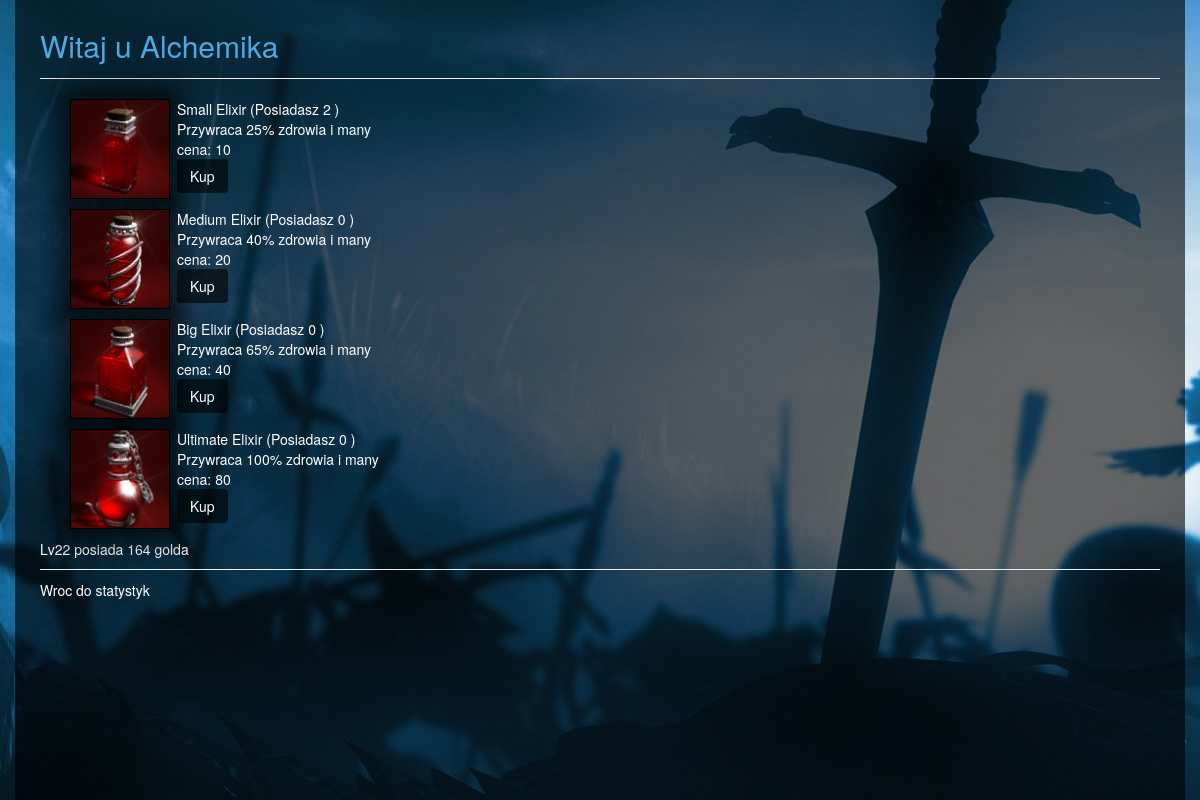
Page /player/8/alchemist/ on the earlier database version.
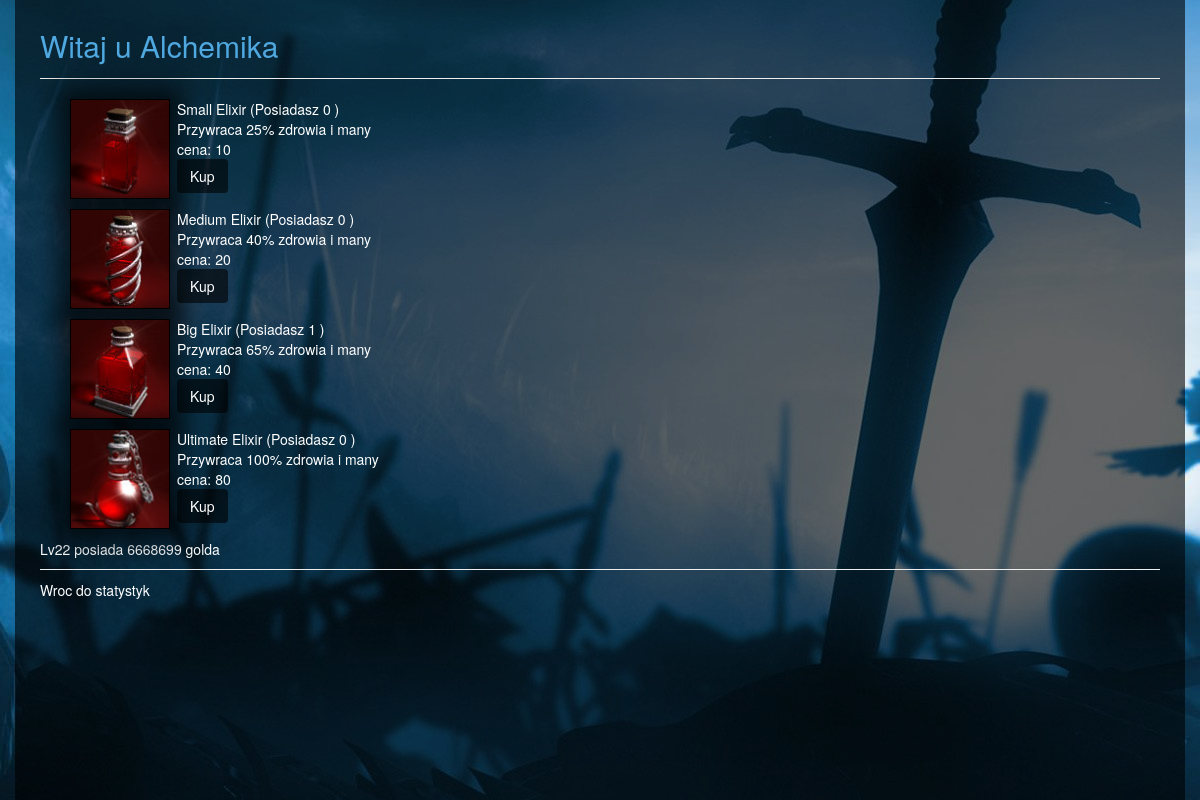
Same page on the later database version.
### project/models.py (models this page shows, shortened)
class Elixir(models.Model):
    name = models.CharField(max_length=40)
    health_restore = models.IntegerField()
    mana_restore = models.IntegerField()
    price = models.IntegerField()
    def __unicode__(self):
        return self.name

class Player(models.Model):
    name = models.CharField(max_length=40)
    level = models.IntegerField()
    experience = models.IntegerField()
    requiredexp = models.IntegerField()
    strength = models.IntegerField()
    agility = models.IntegerField()
    maxhealth = models.IntegerField()
    health = models.IntegerField()
    attack = models.IntegerField()
    maxmana = models.IntegerField()
    mana = models.IntegerField()
    classname = models.ForeignKey(ClassName)
    armorid = models.ForeignKey(ArmorItem)
    bonus_attack = models.IntegerField()
    bonus_agility = models.IntegerField()
    bonus_health = models.IntegerField()
    isarmordamaged = models.BooleanField()
    gold = models.IntegerField()
    dot_damage = models.IntegerField()
    dot_rounds = models.IntegerField()
    small_elixir = models.IntegerField()
    medium_elixir = models.IntegerField()
    big_elixir = models.IntegerField()
    ultimate_elixir = models.IntegerField()

### project/views/shop.py (the view)
# urls.py: url(r'^player/(?P<p>[0-9]+)/alchemist/$', alchemist),
def alchemist(request, p):
    gamer = Player.objects.get(pk=p)
    return render(request, 'shop/alchemist.html', {
        'elixirs': Elixir.objects.all(),
        'p': gamer,
    })

### templates/shop/alchemist.html
{% extends 'layout.html' %}
{% block content %}
    <div class="add_player_title">
        Witaj u Alchemika
    </div>
    <hr/>
    <div id="this">
        {% include 'shop/elixir.html'%}
    </div>
    <hr/>
    <a href="/player/{{p.id}}/">
        Wroc do statystyk
    </a>
{% endblock %}

### templates/layout.html (shortened to what this page needs)
{% load staticfiles %}
<html>
  <head>
    <link href="{% static 'css/bootstrap.css' %}"
          rel="stylesheet" media="screen">
    <link href="{% static 'css/site.css' %}"
          rel="stylesheet" media="screen">
  </head>
  <body>
  <div class="bg">
	<div class="container">
		<div class="row">
			<div class="bg_player" id="q">
    {% block content %}
    {% endblock %}
              </div>
          </div>
      </div>
    </div>
  </body>
</html>

### templates/shop/elixir.html (shortened to what this page needs)
{% load staticfiles %}
    <div class="col-md-6">
        {% for item in elixirs %}
            <div class="shop">
                <div class="column_left">
                    <div class="armor_img">
                        {%if item.name  == 'Small Elixir' %}
                            <img src="{% static 'css/content/potion1.png' %}" height="100%", width="100%">
                        {%elif item.name  == 'Medium Elixir' %}
                            <img src="{% static 'css/content/potion2.png' %}" height="100%", width="100%">
                        {%elif item.name  == 'Big Elixir' %}
                            <img src="{% static 'css/content/potion3.png' %}" height="100%", width="100%">
                        {%else%}
                            <img src="{% static 'css/content/potion4.png' %}" height="100%", width="100%">
                        {%endif%}
                    </div>
                </div>
                <div class="armor_info">
                    {{ item.name }} (Posiadasz
                    {% if item.name == 'Small Elixir' %}
                        {{p.small_elixir}}
                    {% elif item.name == 'Medium Elixir' %}
                        {{p.medium_elixir}}
                    {% elif item.name  == 'Big Elixir' %}
                        {{p.big_elixir}}
                    {% else %}
                        {{p.ultimate_elixir}}
                    {% endif %}
                    )
                    <br />
                    Przywraca {{ item.health_restore }}% zdrowia i many<br />
                    cena: {{ item.price}}<br />
                    {% if p.gold < item.price %}
                        <div class="red">nie mozesz kupic tego przedmiotu</div>
                    {% else %}
                        <button class="btn btn_attack" onclick="Buy('{{item}}', {{item.price}})">Kup</button>
                    {% endif %}
                </div>
            </div>
        {% endfor %}
    </div>
    <p>
        {{p.name}} posiada {{p.gold}} golda
    </p>

### templates/static/css/site.css (style rules this page uses)
a { color: #fff; }
hr { margin: 10px 0px; }
.bg { width: 100%; height: 100%; background-image: url("content/bg.jpg"); background-repeat: no-repeat; background-attachment: fixed; background-position: center; }
.bg_player { color: #fff; background-color:rgba(0,0,0,0.6); padding: 25px; height: 100%; }
.add_player_title { font-size: 30px; color: #4FA9E0; }
.shop { margin: 10px; }
.armor_img { border: solid 1px #000; height: 100px; width: 100px; -webkit-box-shadow: 0px 0px 22px 12px rgba(0,0,0,0.63); -moz-box-shadow: 0px 0px 22px 12px rgba(0,0,0,0.63); box-shadow: 0px 0px 22px 12px rgba(0,0,0,0.63); margin-right: 7px; }
.armor_info { padding: 0px; }
.column_left { padding-left: 5px; float: left; }
.btn_attack { background-color:rgba(0,0,0,0.6); color: #fff; }

Differences in the rows shown:
changed Player "Lv22": small_elixir "2" → "0"; big_elixir "0" → "1"; gold "164" → "6668699"
